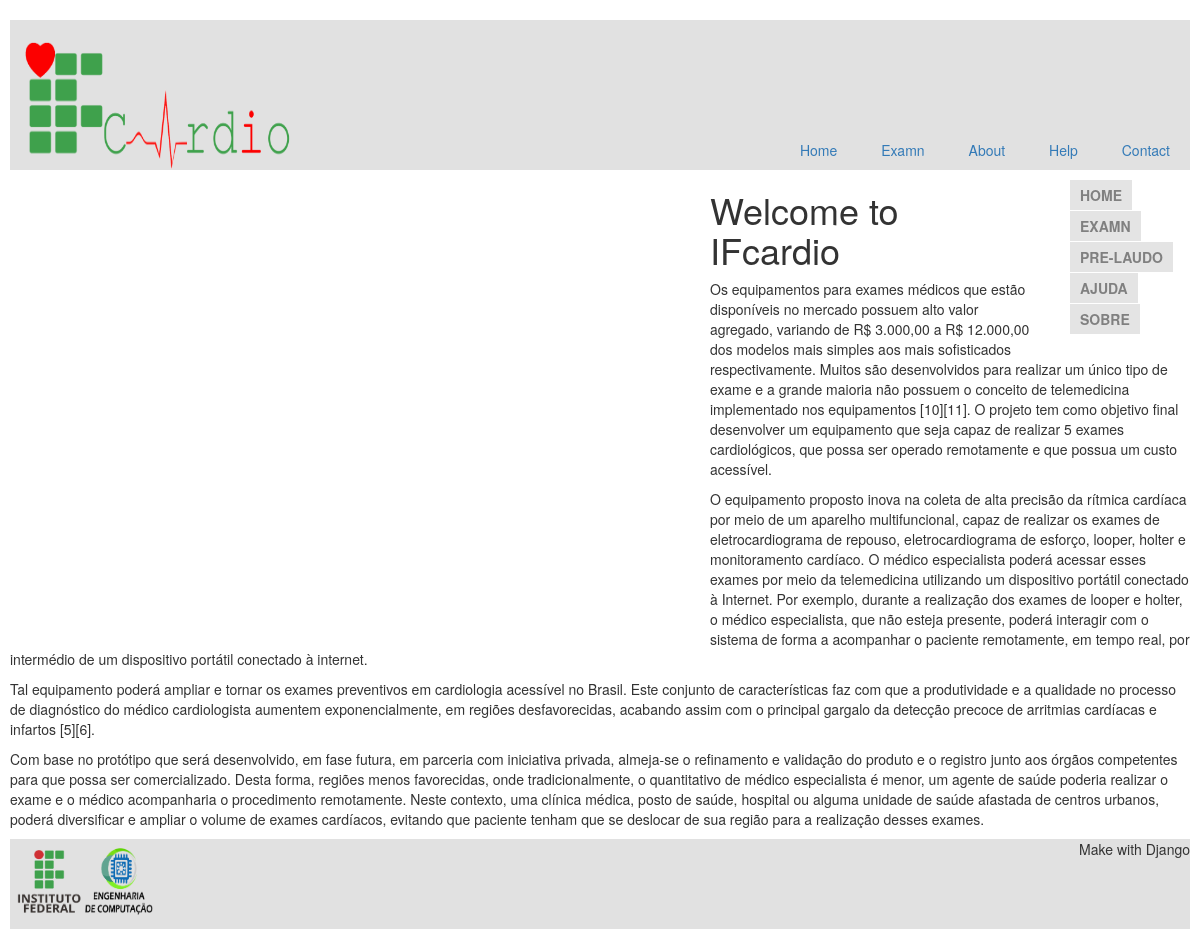
/home/, run on the app's committed database.
### about/models.py (models this page shows, shortened)
class Home(models.Model):
    home_title = models.TextField(max_length=50)
    home_content = models.ManyToManyField(Paragraph)

class Paragraph(models.Model):
    paragraph = models.TextField()

### about/views.py (the view)
# urls.py: url(r'^home/$', home),
def home(request):
    querySetHome = Home.objects.filter()
    return render(request, 'home/home_template.html', {"home_list": querySetHome})

### about/templates/home/home_template.html (shortened to what this page needs)
<!DOCTYPE html>
{% load staticfiles %}
<html lang="en">
<head>
    <link rel="stylesheet" href="//maxcdn.bootstrapcdn.com/bootstrap/3.2.0/css/bootstrap.min.css">
    <link rel="stylesheet" href="//maxcdn.bootstrapcdn.com/bootstrap/3.2.0/css/bootstrap-theme.min.css">
    <link rel="stylesheet" href="{% static 'css/HOME_stilys.css' %}">
</head>
<body>
    <header class="top">
        <nav class="menu-opcoes">
            <ul>
                <li><a href="/home">Home</a></li>
                <li><a href="/examn">Examn</a></li>
                <li><a href="/about">About</a></li>
                <li><a href="/help">Help</a></li>
                <li><a href="/contact">Contact</a></li>
            </ul>
        </nav>
        <h1><img src="{% static 'img/logoIFcardio.png' %}" alt="IFcardio" id="ifcardio"></h1>
    </header>
    <div class="conteiner-menu">
        <section class="menu-selecao">
            <nav>
                <ul>
                    <li><a href="/home">Home</a> </li>
                    <li><a href="/examn">Examn</a> </li>
                    <li><a href="/result">Pre-Laudo</a> </li>
                    <li><a href="/help">Ajuda</a> </li>
                    <li><a href="/about">Sobre</a> </li>
                </ul>
            </nav>
        </section>
    </div>
    <div id="chart_div"></div>
    <section id="dinamic-content">
        {% for i in home_list %}
            <h1>{{i.home_title}}</h1>
            {% for j in i.home_content.filter %}
                <p>{{j.paragraph}}</p>
            {% endfor %}
        {% endfor %}
    </section>
    <footer class="rodape">
        <img src="{% static 'img/rodape_Template.png' %}" alt="IFPB Engenharia de computação" id="if_Eng">
        <p id="make"> Make with Django</p>
    </footer>
</body>
</html>

### about/static/css/HOME_stilys.css (style rules this page uses)
header { position: relative; background-color: #e1e1e1; }
.menu-opcoes ul li { display: inline; margin-left: 20px; padding-right: 20px; }
.menu-opcoes { position: absolute; bottom: 0px; right: 0px; }
#ifcardio { width: 300px; height: 150px; }
body { background-color: white; padding-left: 10px; padding-right: 10px; }
.menu-selecao { clear: left; font-weight: bold; width: 150px; margin-right: 10px; text-transform: uppercase; float: right; }
.menu-selecao li { clear: left; background-color: #e4e4e4; margin-bottom: 1px; padding: 5px 10px; display: inline-block; vertical-align: top; }
.menu-selecao a { color: grey; text-decoration: none; }
#chart_div { float: left; width: 700px; height: 450px; }
#if_Eng { width: 150px; height: 80px; clear: inherit; }
footer { background-color: #e1e1e1; padding-bottom: 10px; clear: both; }
#make { float: right; }

### data on the page
Home: home_title "Welcome to IFcardio"
Paragraph: paragraph "Os equipamentos para exames médicos que estão disponíveis no mercado possuem alto valor agregado, variando de R$ 3.000,00 a R$ 12.000,00 dos modelos mais simples aos mais sofisticados respectivamente. Muitos são desenvolvidos para realizar um único tipo de exame e a grande maioria não possuem o conceito de telemedicina implementado nos equipamentos [10][11]. O projeto tem como objetivo final desenvolver um equipamento que seja capaz de realizar 5 exames cardiológicos, que possa ser operado remotamente e que possua um custo acessível."
Paragraph: paragraph "O equipamento proposto inova na coleta de alta precisão da rítmica cardíaca por meio de um aparelho multifuncional, capaz de realizar os exames de eletrocardiograma de repouso, eletrocardiograma de esforço, looper, holter e monitoramento cardíaco. O médico especialista poderá acessar esses exames por meio da telemedicina utilizando um dispositivo portátil conectado à Internet. Por exemplo, durante a realização dos exames de looper e holter, o médico especialista, que não esteja presente, poderá interagir com o sistema de forma a acompanhar o paciente remotamente, em tempo real, por intermédio de um dispositivo portátil conectado à internet."
Paragraph: paragraph "Tal equipamento poderá ampliar e tornar os exames preventivos em cardiologia acessível no Brasil. Este conjunto de características faz com que a produtividade e a qualidade no processo de diagnóstico do médico cardiologista aumentem exponencialmente, em regiões desfavorecidas, acabando assim com o principal gargalo da detecção precoce de arritmias cardíacas e infartos [5][6]."
Paragraph: paragraph "Com base no protótipo que será desenvolvido, em fase futura, em parceria com iniciativa privada, almeja-se o refinamento e validação do produto e o registro junto aos órgãos competentes para que possa ser comercializado. Desta forma, regiões menos favorecidas, onde tradicionalmente, o quantitativo de médico especialista é menor, um agente de saúde poderia realizar o exame e o médico acompanharia o procedimento remotamente. Neste contexto, uma clínica médica, posto de saúde, hospital ou alguma unidade de saúde afastada de centros urbanos, poderá diversificar e ampliar o volume de exames cardíacos, evitando que paciente tenham que se deslocar de sua região para a realização desses exames."
